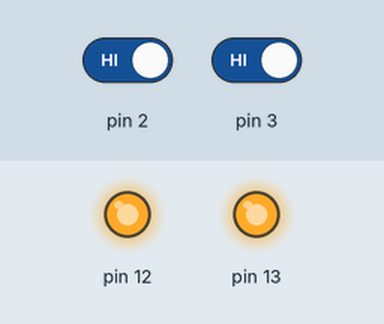
Bench run of a sketch on a simulated Arduino Uno, built with avr-gcc and run on an emulated ATmega328P. Shown: output pins drawn as LEDs (lit = HIGH). Dashed ring = blinking. The inputs (shaded band) are chosen by the test bench; at power-on: pin 2 HIGH, pin 3 HIGH.

Above: at 1.2 s.
1.3 s: pin 2 driven LOW
At 1.51 s:
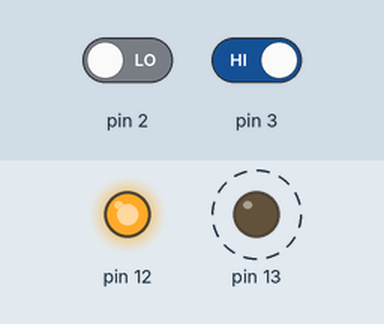
4.3 s: pin 3 driven LOW
At 5.3 s:
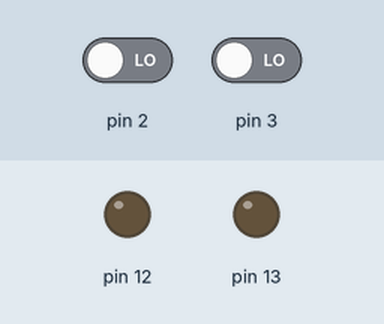
5.8 s: pin 3 driven HIGH
At 5.96 s:
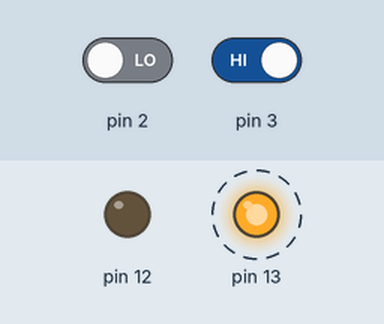
8.8 s: pin 2 driven HIGH
At 9.3 s:
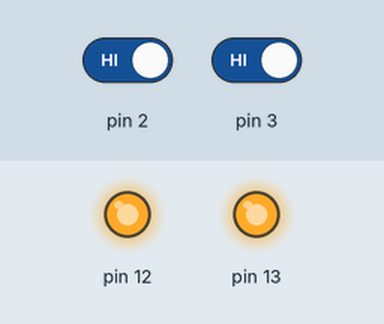
Timing chart, 0 to 11.3 s (numbered marks = the images above; inputs shaded):
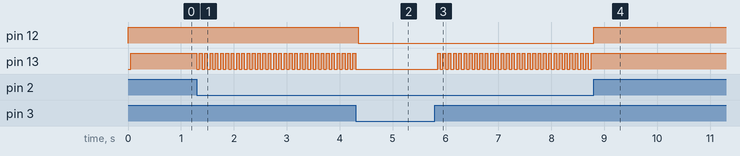

Measured:
- after the input at 1.3 s, pin 13: alternates HIGH for 0.05 s and LOW for 0.05 s, starting at once
- after the input at 4.3 s, pin 12: HIGH → LOW after 0.05 s; pin 13: goes on until 4.3 s, then stays LOW
- after the input at 5.8 s, pin 13: alternates HIGH for 0.05 s and LOW for 0.05 s, starting after 0.05 s
- after the input at 8.8 s, pin 12: LOW → HIGH at once; pin 13: stops changing and stays HIGH

The sketch:

copy_of_4_2_buttons_2_leds1.ino
```cpp
// Define a program that should:

// 1. TURN GREEN ON when Button S1 is PRESSED.
// 	  (TURN OFF when S1 released).

// 2. TURN RED LED ON when Button S2 is PRESSED.
// 	  (TURN OFF when S2 released).


void setup()
{
  // Define pins 2,3 as INPUTs
  DDRD &= ~0b00001100;
  // Define pins 12,13 as OUTPUTs
  DDRB |= 0b00110000;
}

void loop()
{
  unsigned char btn1, btn2;
  // Extract information about pin 3
  // to find if button is pressed/released
  btn1 = PIND & 0b00000100;
  if (btn1 == 0) // When the button is released
  {
    PORTB&=0b00010000; // Turn OFF GREEN LED
  	delay(50); // basic debouncing
  }
  else // When the button is pressed
  {
    PORTB|=0b00010000; // Turn ON GREEN LED
    delay(50); // basic debouncing
  }

  // Extract information about pin 3
  // to find if button is pressed/released
  btn2 = PIND & 0b00001000;
  if (btn2 == 0) // When the button is released
  {
    PORTB&=0b00100000; // Turn OFF RED LED
  	delay(50); // basic debouncing
  }
  else // When the button is pressed
  {
    PORTB|=0b00100000; // Turn ON RED LED
    delay(50); // basic debouncing
  }
}
```
